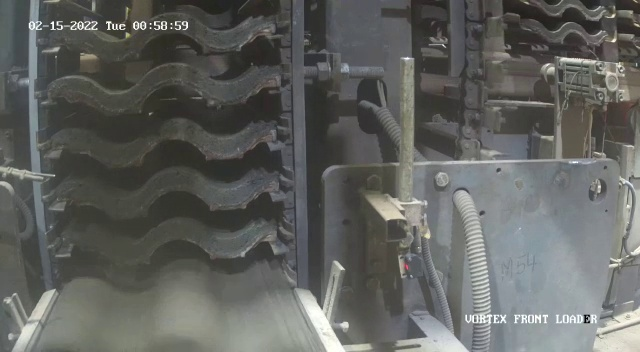
#> input picture frame126.jpg, 640 x 352 px
$ python test4jpnb_vidtry.py --input ../frame126.jpg
#> lines starting #> are read from the running program, lines starting #| are printed output that depends on the picture; after the words box and inside, x2 and y2 are one past the last pixel; in counts of white or black regions, pixels touching at a corner belong together
# %%
# import the necessary packages
import numpy as np
import imutils
import cv2
from skimage.exposure import is_low_contrast
import argparse
import time

from scipy.spatial import distance as dist
import matplotlib.pyplot as plt
import imutils
from imutils import perspective
from imutils import contours

# construct the argument parser and parse the arguments
ap = argparse.ArgumentParser()
ap.add_argument("-i", "--input", type=str, default="",
                help="optional path to video file")
ap.add_argument("-t", "--thresh", type=float, default=0.35,
                help="threshold for low contrast")
args = vars(ap.parse_args())

# # %%
print("[INFO] accessing video stream...")
path = "live-view_fcc.mp4"
# vs = cv2.VideoCapture(path if path else 0)
vs = cv2.VideoCapture(args["input"] if args["input"] else 0)
start_frame_number = 100
# vs.set(cv2.CAP_PROP_POS_FRAMES, start_frame_number)

while True:
    # frame = cv2.imread("frame536.jpg")
    cv2.waitKey(100)
    (grabbed, frame) = vs.read()
#> frame is the input picture: shape (352, 640, 3); mean B, G, R 95.1, 98.2, 96.7

    if not grabbed:
        print("[INFO] no frame read from stream - exiting")
        break

    frame = imutils.resize(frame, width=450)
#> frame: shape (247, 450, 3)
    # plt.imshow(imutils.opencv2matplotlib(frame))

    # # %%
    image = frame.copy()
    oorig = frame.copy()

    # [31 lines of commented-out code are left out]
    y1=194 #a
    y2=287 #b
    x1=25 #c
    x2=416 #d

    # #######################

    # # %%
    # roi = image[y1:y2, x1:x2]
    # # roi = image[192:289, 17:418]
    # # roi = image[194:287, 25:416]
    # roic = [[x1,y1],[x2,y1],[x2,y2],[x1,y2]]
    # image=roi.copy()
    # plt.imshow(imutils.opencv2matplotlib(image))


    # # %%
    gray = cv2.cvtColor(image.copy(), cv2.COLOR_BGR2GRAY)
    # plt.imshow(imutils.opencv2matplotlib(gray))

    # # %%
    blurred = cv2.GaussianBlur(gray.copy(), (11, 11), 0)
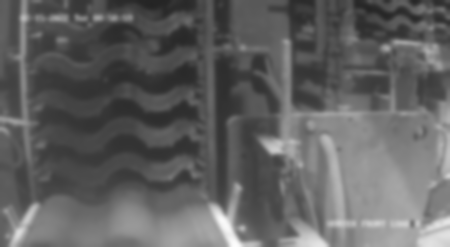
#> blurred: shape (247, 450); min 36, max 253, mean 97.4
    # plt.imshow(imutils.opencv2matplotlib(blurred))


    # # %%
    edged = cv2.Canny(blurred.copy(), 30, 150)
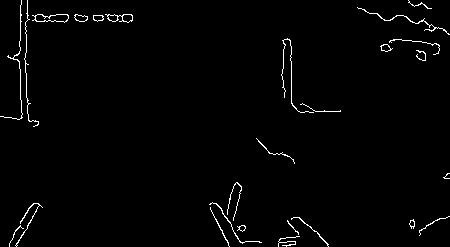
#> edged: shape (247, 450); 1.6% white in thin lines or dots
    # plt.imshow(imutils.opencv2matplotlib(edged))

    # # %%
    # initialize the text and color to indicate that the current
    # frame is *not* low contrast
    # text = "Low contrast: No"
    # color = (0, 255, 0)

    # check to see if the frame is low contrast, and if so, update
    # the text and color
    if is_low_contrast(gray, fraction_threshold=0.35):
        # text = "Low contrast: Yes"
        # color = (0, 0, 255)
        pass
    # otherwise, the frame is *not* low contrast, so we can continue
    # processing it
    else:
        # find contours in the edge map and find the largest one,
        # which we'll assume is the outline of our color correction
        # card
        cnts = cv2.findContours(edged.copy(), cv2.RETR_EXTERNAL,
                                cv2.CHAIN_APPROX_SIMPLE)
#> cnts = 26 contours, 15 with area under 20; largest, box (x1, y1, x2, y2) and area: (32, 14, 69, 23) 202, (105, 14, 133, 23) 126, (74, 14, 88, 22) 65, (380, 44, 393, 52) 52, (93, 15, 104, 22) 48
        cnts = imutils.grab_contours(cnts)
        c = max(cnts, key=cv2.contourArea)
#> c = contour of 41 points, box (x1, y1, x2, y2) (32, 14, 69, 23), area 202
        # draw the largest contour on the frame
        cv2.drawContours(frame, [c], -1, (0, 255, 0), 2)
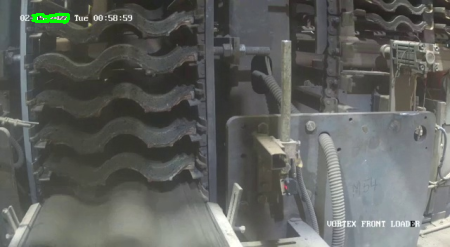
#> frame: shape (247, 450, 3); mean B, G, R 94.9, 98.5, 96.5

    # # draw the text on the output frame
    # cv2.putText(frame,
    #             text,
    #             (5, 25),
    #             cv2.FONT_HERSHEY_SIMPLEX,
    #             0.8,
    #             color,
    #             2)
    # stack the output frame and edge map next to each other
    edged3 = np.dstack([edged] * 3)
#> edged3: shape (247, 450, 3); 1.6% white in thin lines or dots
    # [8 lines of commented-out code are left out]

    dilated = cv2.dilate(edged.copy(), None, iterations=3) # 10 is an interesting number
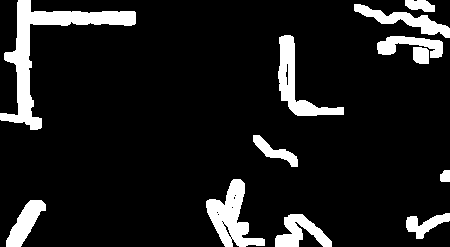
#> dilated: shape (247, 450); 11% white; 12 white regions, largest, box (x1, y1, x2, y2) and area: (0, 0, 136, 130) 3542, (206, 179, 265, 247) 1825, (278, 35, 344, 116) 1556
    eroded = cv2.erode(dilated, None, iterations=3)
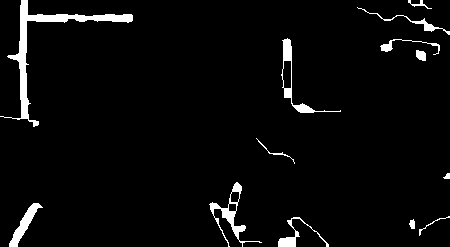
#> eroded: shape (247, 450); 3.8% white; 13 white regions, largest, box (x1, y1, x2, y2) and area: (0, 0, 133, 127) 1700, (209, 182, 262, 247) 562, (281, 38, 341, 113) 500
    # plt.imshow(imutils.opencv2matplotlib(eroded))

    # # %%

    # threshold the image by setting all pixel values less than 225 to 255
    # (white; foreground) and all pixel values >= 225 to 255
    # (black; background), thereby segmenting the image
    # in short binary inversion
    thresh = cv2.threshold(eroded, 225, 255, cv2.THRESH_BINARY_INV)[1]
    # plt.imshow(imutils.opencv2matplotlib(thresh))

    # # %%
    # we apply erosions to reduce the size of foreground objects
    # further erosion to lose some unwanted small spaces
    mask = thresh.copy()
    mask = cv2.erode(mask, None, iterations=1)
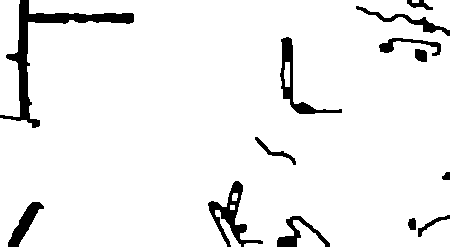
#> mask: shape (247, 450); 93.8% white; 13 black regions
    # plt.imshow(imutils.opencv2matplotlib(mask))
    mask3 = mask.copy()


    # # %%
    # find contours in the edge map
    cnts = cv2.findContours(mask.copy(), cv2.RETR_EXTERNAL, cv2.CHAIN_APPROX_SIMPLE)
#> cnts = 7 contours, 2 with area under 20; largest, box (x1, y1, x2, y2) and area: (0, 0, 450, 247) 101848, (0, 0, 20, 117) 1973, (293, 220, 325, 247) 404, (215, 210, 241, 247) 212, (232, 193, 238, 201) 31
    cnts = imutils.grab_contours(cnts)

    # sort the contours from left-to-right and initialize the
    # 'pixels per metric' calibration variable
    (cnts, _) = contours.sort_contours(cnts)

    # TODO: needs to be fine tuned
    # pixelsPerMetric = 60 # hard coded value


    # # %%
    # # roi = image[y1:y2, x1:x2].copy()
    # edgedc = edged3[y1:y2, x1:x2].copy()
    # # roi = image[192:289, 17:418]
    # roic = [[x1,y1],[x2,y1],[x2,y2],[x1,y2]]
    # plt.imshow(imutils.opencv2matplotlib(edgedc))


    # # %%
    # # for viewing all contours / debugging
    # image2=image.copy()
    # contours, hierarchy= cv2.findContours(edged.copy(), cv2.RETR_EXTERNAL, cv2.CHAIN_APPROX_NONE)
    # cv2.drawContours(image2, contours, -1, (0,255,0),1)
    # plt.imshow(imutils.opencv2matplotlib(image2))


    # # %%
    # # %%
    # # contour filtering and approximation
    orig = oorig.copy()
    tc = []
    tca = []
    abcde = []
    pixelsPerMetric = 110

    for c in cnts:
        # print("contour area=",cv2.contourArea(c))
        if cv2.contourArea(c) < 13000 or cv2.contourArea(c) > 14000:
            continue

        output = oorig.copy()
        cv2.drawContours(output, [c], -1, (0, 255, 0), 3)
        (x, y, w, h) = cv2.boundingRect(c)
        text = "original, num_pts={}".format(len(c))
        cv2.putText(output, text, (x, y - 15), cv2.FONT_HERSHEY_SIMPLEX,
            0.4, (0, 255, 0), 2)

        # [26 lines of commented-out code are left out]

        eps=0.0228
        peri = cv2.arcLength(c, True)
        approx = cv2.approxPolyDP(c, eps * peri, True)
        abcde.append(approx)

        # mod abcde
        orig = oorig.copy()

        rabcde = abcde #bkp
        for approxa in abcde:
            for ppopints in range((len(approxa)//2)):
                # print(ppopints)

                # tremp=(-ppopints)-1
                # print(tremp)

                # approxa[-ppopints][0][0]=approxa[ppopints][0][0] #old

                # comment this if-else statement to see the actual situation
                if ppopints>2:
                    approxa[(-ppopints)-1][0][0]=approxa[ppopints][0][0]
                else:
                    approxa[ppopints][0][0]=approxa[(-ppopints)-1][0][0]

                cv2.circle(orig, approxa[ppopints][0], 3, (255, 0, 0), -1)
                cv2.circle(orig, approxa[(-ppopints)-1][0], 3, (0, 0, 255), -1)
            # [6 lines of commented-out code are left out]
        orig = oorig.copy()

        approxac=0
        for approxa in abcde:
            for popints in range(len(approxa)//2):
                # [5 lines of commented-out code are left out]
                dA = dist.euclidean(abcde[approxac][popints][0], abcde[approxac][(-popints)-1][0]) # or just use this to measure om modified co-ords
                dimA = dA / pixelsPerMetric

                cv2.line(orig, approxa[popints][0], approxa[(-popints-1)][0], (0, 255, 0), 1)
                cv2.circle(orig, approxa[popints][0], 3, (0, 255, 0), -1)
                cv2.circle(orig, approxa[(-popints)-1][0], 3, (0, 255, 0), -1)
                # if popints!=1:
                    # continue
                cv2.putText(orig, "{:.2f}mm".format((dimA*2.54)*10+4),
                            # (int(tl[0])-15, int(tl[1])-15),
                            approxa[popints][0]-[25,15],
                            cv2.FONT_HERSHEY_SIMPLEX,
                            0.35, (0, 255, 0), 1)

                # stack the output frame and edge map next to each other
                # output = np.dstack([edged] * 3)
                # output = np.hstack([frame, orig])
                output = np.hstack(orig)
                # show the output to our screen
                cv2.imshow("Output", output)
                key = cv2.waitKey(1) & 0xFF
                # if the `q` key was pressed, break from the loop
                if key == ord("q"):
                    break

            approxac+=1
#> this loop made 7 passes
#> c on passes 4, 7: [[230, 205], [230, 209], [234, 209], [234, 205]], [[412, 0], [412, 2], [418, 2], [418, 0]]
#> after the loop, abcde = []
        # [8 lines of commented-out code are left out]
